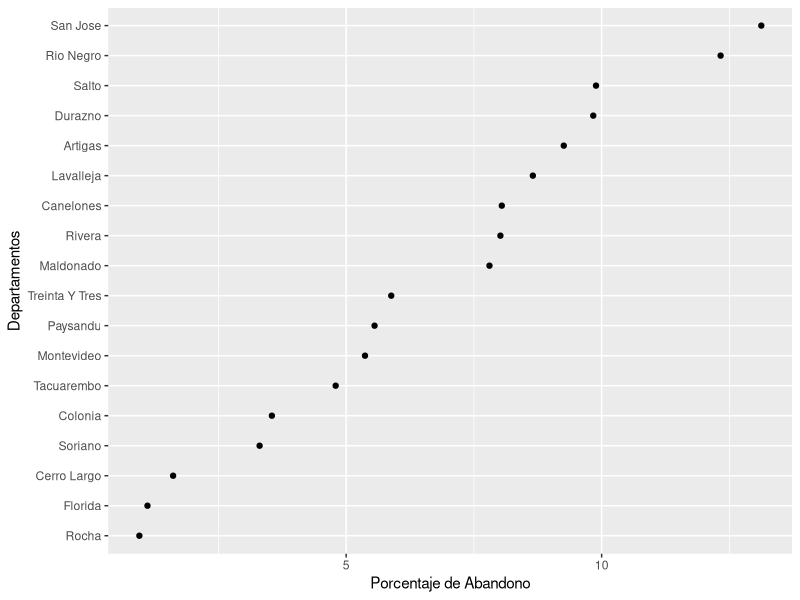
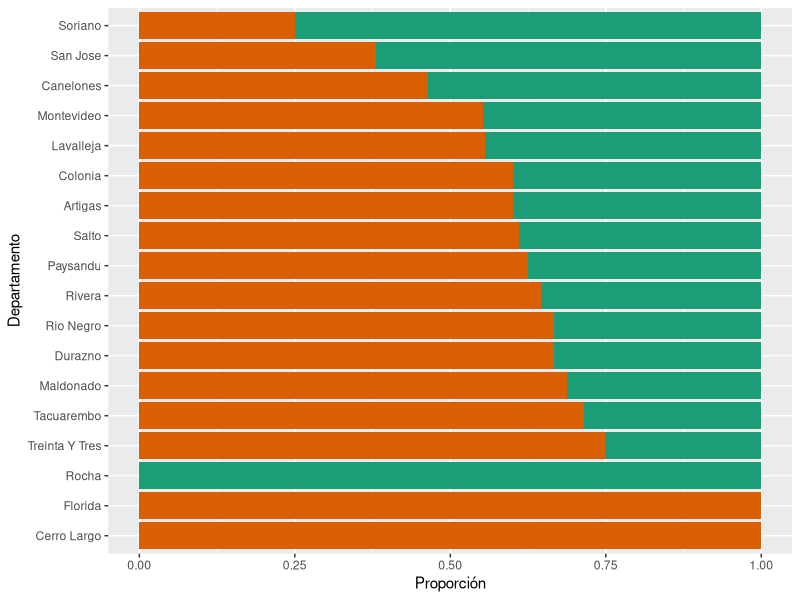
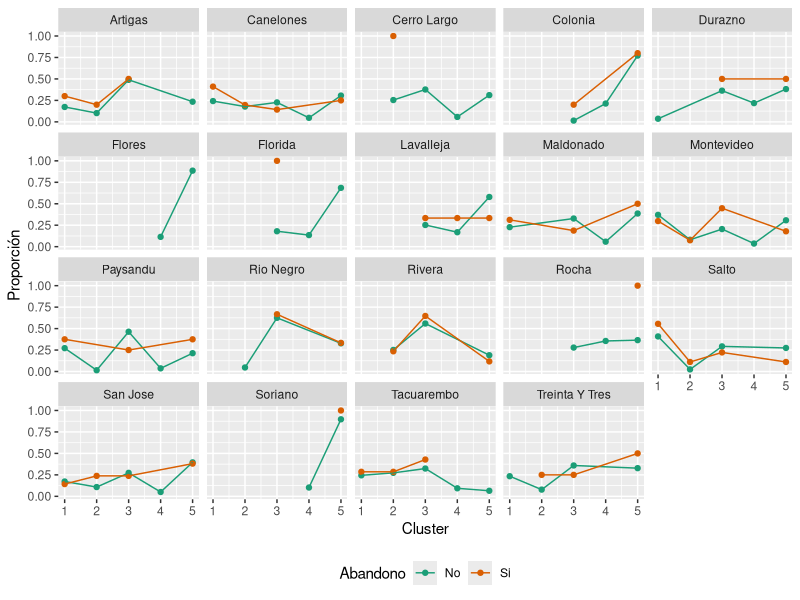

Write the R code that produced these figures, in order.
## ---- chunk 1
knitr::opts_chunk$set(echo = TRUE)
## ---- chunk 2
library(readr)
library(here)
library(tidyverse)
library(xtable)
library(ggplot2)
## ---- chunk 3
datos<-read_csv('Datos/muestra.csv')
## ---- chunk 4
tabla <- datos %>% mutate(Abandono= recode(Abandono, '0'='No', '1'='Si')) %>% 
  group_by(Abandono) %>% summarise(n=n()) %>% rename(Cantidad=n)
print(xtable(tabla))
## ---- chunk 5
Mont<- datos %>% filter(nombre_departamento=='Montevideo') %>% group_by(Abandono)%>% 
  summarise(n=n()) %>% mutate(Perc = n/sum(n), Abandono=recode(Abandono, '0'='No', '1'='Si'))
## ---- chunk 6
Tabandono<- datos %>% group_by(nombre_departamento, Abandono)%>% 
  summarise(n=n()) %>% mutate(Perc = n/sum(n), Abandono=recode(Abandono, '0'='No', '1'='Si')) 

Tabandono<-Tabandono %>%filter(Abandono=='Si')%>%select(nombre_departamento, Perc)

ggplot(Tabandono, aes(x=Perc*100, y=reorder(nombre_departamento,Perc)))+geom_point()+
  labs(x='Porcentaje de Abandono', y='Departamentos')
## ---- chunk 7
Aban<-datos %>% filter(Abandono==1) %>% group_by(nombre_departamento, Sexo) %>% summarise(n=n()) %>% 
  mutate(Proporcion = n/sum(n))%>% select(nombre_departamento, Sexo, Proporcion)

ggplot(Aban, aes(x=Proporcion, y=fct_reorder2(nombre_departamento, -(Sexo=="F"),Proporcion), fill=Sexo))+
  geom_bar(stat = 'identity')+scale_fill_brewer(palette = 'Dark2')+theme(legend.position = 'null')+
    labs(x='Proporción', y='Departamento')
## ---- chunk 8
Aban <- datos %>% group_by(nombre_departamento, Abandono, cl) %>% summarise(n=n()) %>% 
  mutate(Proporcion=n/sum(n),Abandono=recode(Abandono, '0'='No', '1'='Si'))

ggplot(Aban, aes(x=cl, y=Proporcion,color=Abandono))+geom_point()+
  geom_line()+facet_wrap(~Aban$nombre_departamento)+
  scale_color_brewer(palette='Dark2')+labs(x="Cluster", y="Proporción")+
  theme(legend.position = "bottom")
## ---- chunk 9
datos %>% mutate(grupo_desc = 
                   recode(grupo_desc,'1ro. G. 1'='A', '1ro. G. 2'="A",'1ro. G. 3'="A",'1ro. G. 4'="A",'1ro. G. 5'="A",
                  '1ro. G. 6'='B','1ro. G. 7'='B','1ro. G. 8'='B','1ro. G. 9'='B','1ro. G. 10'='B','1ro. G. 11'='B',
                  '1ro. G. 12'='C','1ro. G. 13'='C','1ro. G. 14'='C','1ro. G. 15'='C','1ro. G. 16'='C','1ro. G. 17'='C')) %>%
                  select(grupo_desc) %>% head(6)
## ---- chunk 10
datos %>% separate(`Fecha nacimiento`, sep='-', into=c("Dia", "Mes", "Año")) %>% select(Dia, Mes, Año) %>% head(6)
## ---- chunk 11
datos<-datos %>% mutate(`Fecha nacimiento`=as.Date(`Fecha nacimiento`))
class(datos$`Fecha nacimiento`)
## ---- chunk 12
compra = function(cprod,cdisp){

  if (is.numeric(cprod)==FALSE | is.numeric(cdisp)==FALSE) {
  c="Argumento No numerico"
    
  }else{
    
      c=1
  for (i in cprod) {
    if(cdisp[i]-cprod[i]>=0){
      c=c*1
      
    }else{
      c=c*0
    } }  }
  
  print(c)
}
## ---- chunk 13
cprod<-c(1,2,3)
cdisp<-c(1,2,3)
compra(cprod,cdisp)
## ---- chunk 14
cprod<-c(1,3,3)
cdisp<-c(1,2,3)
compra(cprod,cdisp)
## ---- chunk 15
cprod<-c(1,3,3)
cdisp<-'a'
compra(cprod,cdisp)


